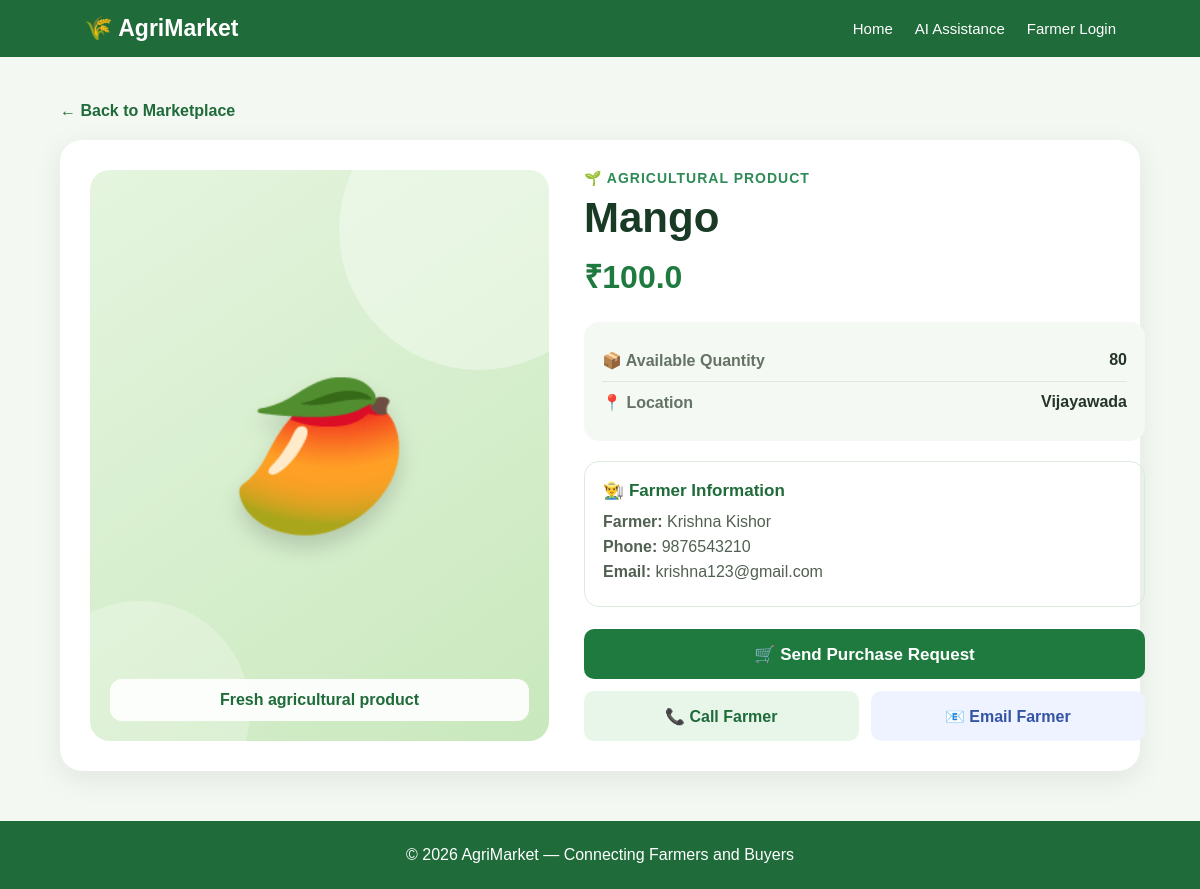
The app's page /product/2 with its own data.
### tables this page shows
CREATE TABLE products (
            id INTEGER PRIMARY KEY AUTOINCREMENT,
            name TEXT NOT NULL,
            price REAL NOT NULL,
            quantity TEXT NOT NULL,
            location TEXT NOT NULL,
            farmer_id INTEGER NOT NULL,
            FOREIGN KEY (farmer_id)
            REFERENCES farmers(id)
        );

CREATE TABLE farmers (
            id INTEGER PRIMARY KEY AUTOINCREMENT,
            name TEXT NOT NULL,
            email TEXT UNIQUE NOT NULL,
            password TEXT NOT NULL
        , phone TEXT);

### backend/app.py (the view)
@app.route("/product/<int:product_id>")
def product_details(product_id):
    connection = get_db_connection()
    product = connection.execute("""
        SELECT
            products.*,
            farmers.name AS farmer_name,
            farmers.email AS farmer_email,
            farmers.phone AS farmer_phone
        FROM products
        JOIN farmers
        ON products.farmer_id = farmers.id
        WHERE products.id = ?
    """, (
        product_id,
    )).fetchone()
    connection.close()
    if product is None:
        return "Product not found.", 404
    return render_template(
        "product_details.html",
        product=product
    )

### backend/app.py (called while the page is built)
def get_db_connection():
    connection = sqlite3.connect(DATABASE)
    connection.row_factory = sqlite3.Row
    return connection

### templates/product_details.html (shortened to what this page needs)
<!DOCTYPE html>
<html lang="en">
<head>
</head>
<body>
    <nav class="navbar">
        <a href="/" class="logo">🌾 AgriMarket</a>
        <div class="nav-links">
            <a href="/">Home</a>
            <a href="/crop-assistance">AI Assistance</a>
            <a href="/login">Farmer Login</a>
        </div>
    </nav>
    <main class="page-container">
        <a href="/" class="back-link">← Back to Marketplace</a>
        <div class="product-card">
            <div class="product-visual">
                <div class="crop-icon">
                    {% if product['name']|lower == 'mango' %}
                        🥭
                    {% elif product['name']|lower == 'rice' %}
                        🌾
                    {% elif product['name']|lower == 'maize' %}
                        🌽
                    {% elif product['name']|lower == 'wheat' %}
                        🌾
                    {% elif product['name']|lower == 'tomato' %}
                        🍅
                    {% elif product['name']|lower == 'potato' %}
                        🥔
                    {% elif product['name']|lower == 'apple' %}
                        🍎
                    {% elif product['name']|lower == 'banana' %}
                        🍌
                    {% else %}
                        🌱
                    {% endif %}
                </div>
                <div class="visual-label">
                    Fresh agricultural product
                </div>
            </div>
            <div class="product-info">
                <div class="category-label">
                    🌱 Agricultural Product
                </div>
                <h1 class="product-name">
                    {{ product['name'] }}
                </h1>
                <div class="price">
                    ₹{{ product['price'] }}
                </div>
                <div class="details-box">
                    <div class="detail-row">
                        <span class="detail-label">📦 Available Quantity</span>
                        <span class="detail-value">
                            {{ product['quantity'] }}
                        </span>
                    </div>
                    <div class="detail-row">
                        <span class="detail-label">📍 Location</span>
                        <span class="detail-value">
                            {{ product['location'] }}
                        </span>
                    </div>
                </div>
                <div class="farmer-box">
                    <div class="farmer-title">
                        👨‍🌾 Farmer Information
                    </div>
                    <div class="contact-info">
                        <strong>Farmer:</strong>
                        {{ product['farmer_name'] }}
                    </div>
                    {% if product['farmer_phone'] %}
                    <div class="contact-info">
                        <strong>Phone:</strong>
                        {{ product['farmer_phone'] }}
                    </div>
                    {% endif %}
                    <div class="contact-info">
                        <strong>Email:</strong>
                        {{ product['farmer_email'] }}
                    </div>
                </div>
                <div class="action-buttons">
                    <a
                        href="/purchase-request/{{ product['id'] }}"
                        class="button purchase-button"
                    >
                        🛒 Send Purchase Request
                    </a>
                    {% if product['farmer_phone'] %}
                    <a
                        href="tel:{{ product['farmer_phone'] }}"
                        class="button call-button"
                    >
                        📞 Call Farmer
                    </a>
                    {% endif %}
                    <a
                        href="mailto:{{ product['farmer_email'] }}"
                        class="button email-button"
                    >
                        📧 Email Farmer
                    </a>
                </div>
            </div>
        </div>
    </main>
    <footer class="footer">
        © 2026 AgriMarket — Connecting Farmers and Buyers
    </footer>
</body>
</html>

### templates/product_details.html (style rules this page uses)
* { box-sizing: border-box; }
body { margin: 0; font-family: Arial, Helvetica, sans-serif; background: #f4f8f3; color: #263528; }
.navbar { background: #1f6b3a; padding: 15px 7%; display: flex; justify-content: space-between; align-items: center; gap: 20px; }
.logo { color: white; text-decoration: none; font-size: 23px; font-weight: bold; }
.nav-links { display: flex; gap: 22px; align-items: center; }
.nav-links a { color: white; text-decoration: none; font-size: 15px; }
.page-container { width: 90%; max-width: 1100px; margin: 45px auto; }
.back-link { display: inline-block; margin-bottom: 20px; color: #1f6b3a; text-decoration: none; font-weight: bold; }
.product-card { background: white; border-radius: 22px; padding: 30px; display: grid; grid-template-columns: 45% 55%; gap: 35px; box-shadow: 0 8px 30px rgba(0, 0, 0, 0.08); }
.product-visual { min-height: 430px; border-radius: 20px; background: linear-gradient(145deg, #e5f5df, #c9e8bd); display: flex; align-items: center; justify-content: center; position: relative; overflow: hidden; }
.product-visual::before { content: ""; position: absolute; width: 280px; height: 280px; border-radius: 50%; background: rgba(255, 255, 255, 0.35); top: -80px; right: -70px; }
.product-visual::after { content: ""; position: absolute; width: 220px; height: 220px; border-radius: 50%; background: rgba(255, 255, 255, 0.25); bottom: -80px; left: -60px; }
.crop-icon { font-size: 145px; position: relative; z-index: 2; filter: drop-shadow(0 12px 10px rgba(0, 0, 0, 0.15)); }
.visual-label { position: absolute; bottom: 20px; left: 20px; right: 20px; z-index: 3; background: rgba(255, 255, 255, 0.9); border-radius: 12px; padding: 12px; text-align: center; font-weight: bold; color: #1f6b3a; }
.product-info { display: flex; flex-direction: column; justify-content: center; }
.category-label { color: #2e8b57; font-size: 14px; font-weight: bold; text-transform: uppercase; letter-spacing: 1px; margin-bottom: 8px; }
.product-name { font-size: 42px; margin: 0 0 12px; color: #193b26; }
.price { font-size: 32px; font-weight: bold; color: #1f7a3f; margin-bottom: 25px; }
.details-box { background: #f5f9f4; border-radius: 15px; padding: 18px; margin-bottom: 20px; }
.detail-row { display: flex; justify-content: space-between; gap: 15px; padding: 11px 0; border-bottom: 1px solid #dce9dc; }
.detail-row:last-child { border-bottom: none; }
.detail-label { color: #657365; font-weight: bold; }
.detail-value { color: #263528; font-weight: 600; text-align: right; }
.farmer-box { border: 1px solid #dce9dc; border-radius: 15px; padding: 18px; margin-bottom: 22px; }
.farmer-title { font-size: 17px; font-weight: bold; margin-bottom: 12px; color: #1f6b3a; }
.contact-info { margin: 7px 0; color: #526052; word-break: break-word; }
.action-buttons { display: grid; grid-template-columns: 1fr 1fr; gap: 12px; }
.button { display: flex; align-items: center; justify-content: center; min-height: 50px; border-radius: 10px; text-decoration: none; font-weight: bold; transition: 0.2s; border: none; cursor: pointer; }
.purchase-button { grid-column: 1 / -1; background: #1f7a3f; color: white; font-size: 17px; }
.call-button { background: #e8f5e9; color: #1f6b3a; }
.email-button { background: #eef3ff; color: #3454a4; }
.footer { margin-top: 50px; padding: 25px; text-align: center; background: #1f6b3a; color: white; }

### records on screen
products: name "Mango", price "100.0", quantity "80", location "Vijayawada"
farmers: farmer_name "Krishna Kishor", farmer_phone "9876543210", farmer_email "krishna123@gmail.com"
